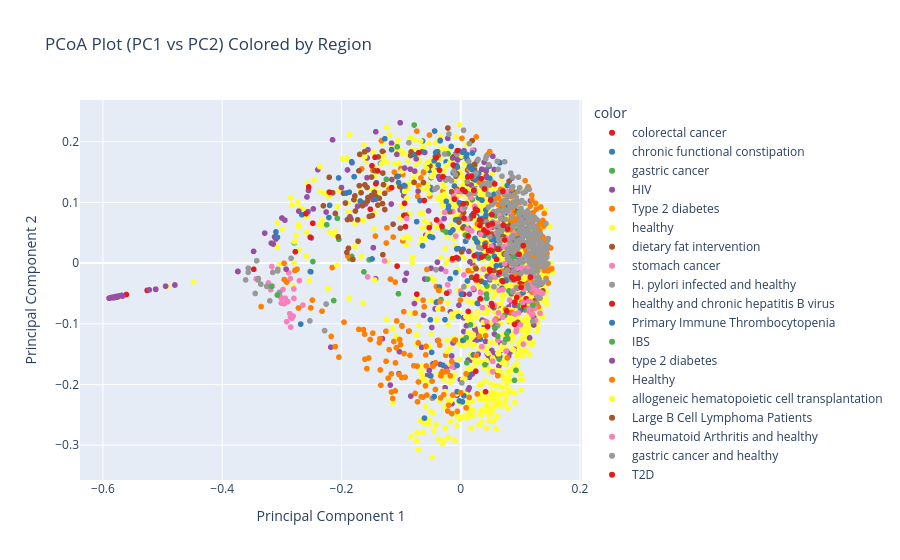

This figure's notebook cell:
### Code cell
# Plot PC1 and PC2 with Plotly for interactivity
import plotly.express as px

# Create new metadata with region, project, sample_type, condition, notes
filter_cols = ["region", "project", "sample_type", "condition", "notes"]
new_metadata = extract_metadata(otu.index, tags, meta, projects, filter_cols, verbose=False)

# Get intersection of indices
common_indices = pcoa_coords.index.intersection(new_metadata.index)
filtered_pcoa_coords = pcoa_coords.loc[common_indices]
filtered_metadata = new_metadata.loc[common_indices]

fig = px.scatter(
    filtered_pcoa_coords,
    x='PC1',
    y='PC2',
    color=filtered_metadata['condition'],
    hover_data={
        'project': filtered_metadata['project'],
        'sample_type': filtered_metadata['sample_type'],
        'condition': filtered_metadata['condition'],
        'notes': filtered_metadata['notes']
    },
    title='PCoA Plot (PC1 vs PC2) Colored by Region',
    labels={'PC1': 'Principal Component 1', 'PC2': 'Principal Component 2'},
    color_discrete_sequence=px.colors.qualitative.Set1
)
fig.show()
# Fucked Projects
# PRJNA399246
# PRJNA396815
# PRJNA558158
# PRJNA606262
